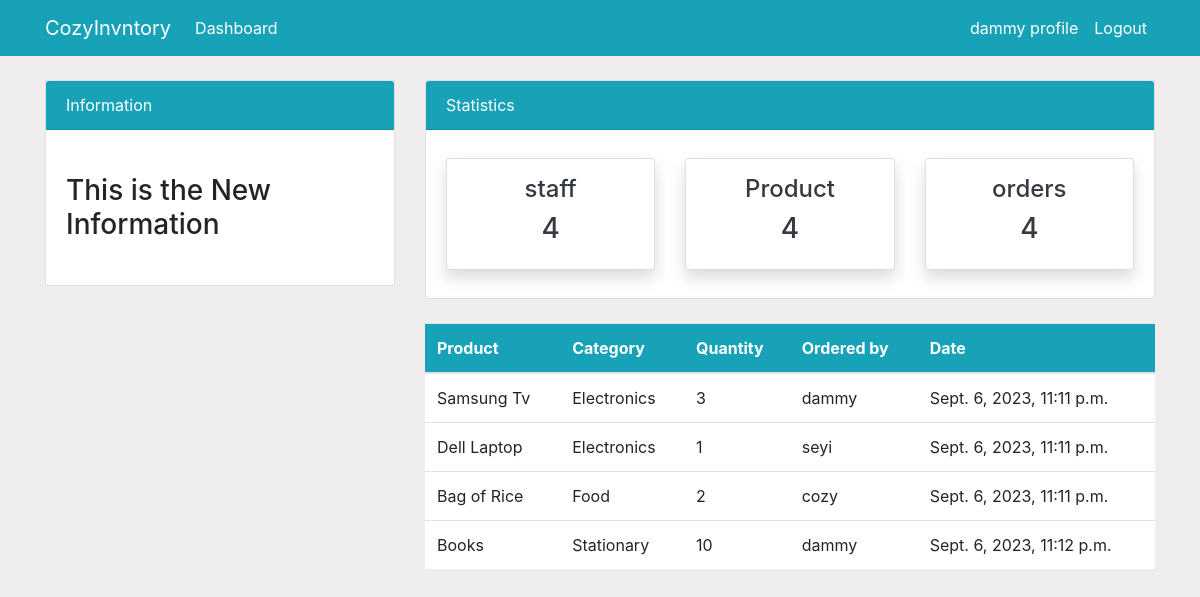
Before: /order/ (signed in) with the older database file.
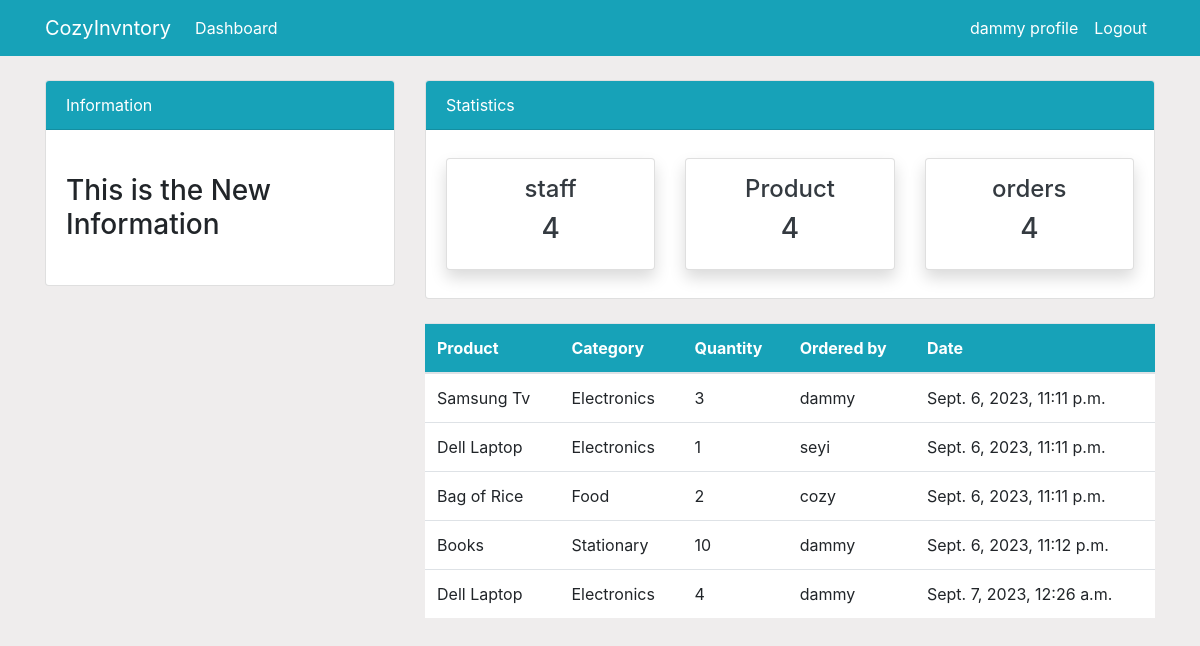
After: the same page with the newer database file.
### dashboard/models.py (models this page shows, shortened)
class Order(models.Model):
    product = models.ForeignKey(Product, on_delete=models.CASCADE, null=True)
    staff = models.ForeignKey(User, models.CASCADE, null=True)
    order_quantity = models.PositiveIntegerField(null=True)
    date = models.DateTimeField(auto_now_add=True)
    class Meta:
        verbose_name_plural = 'Order'

class Product(models.Model):
    name = models.CharField(max_length=100, null=True)
    category = models.CharField(max_length=20, choices=CATEGORY, null=True)
    quantity = models.PositiveIntegerField(null=True)
    class Meta:
        verbose_name_plural = 'Product'

### dashboard/views.py (the view)
# urls.py: path('order/', views.order, name='dashboard-order'),
@login_required
def order(request):
    orders=Order.objects.all()
    cart =Product.objects.all()
    context={
        'orders':orders,
        'cart': cart,
    }
    return render(request, 'dashboard/order.html', context)

### templates/dashboard/order.html (shortened to what this page needs)
{% extends 'partials/base.html' %}
{% block content %}
  {% include 'partials/topnav.html' %}
  <div class="container">
    <div class="row my-4">
      <div class="col-md-4"></div>
        <div class="col-md-8">
          <table class="table bg-white">
            <thead class="bg-info">
              <tr class="text-white">
                <th scope="col">Product</th>
                <th scope="col">Category</th>
                <th scope="col">Quantity</th>
                <th scope="col">Ordered by</th>
                <th scope="col">Date</th>
              </tr>
            </thead>
            <tbody>
              {% for orders in orders %}
              <tr>
                <td>{{orders.product.name}}</td>
                <td>{{orders.product.category}}</td>
                <td>{{orders.order_quantity}}</td>
                <td>{{orders.staff.username}}</td>
                <td>{{orders.date}}</td>
              </tr>
              {% endfor %}
            </tbody>
          </table>
        </div>
    </div>
  </div>
{% endblock %}

Changed rows visible on the page:
added Order: product.name "Dell Laptop", product.category "Electronics", order_quantity "4", staff.username "dammy", date "Sept. 7, 2023, 12:26 a.m."
